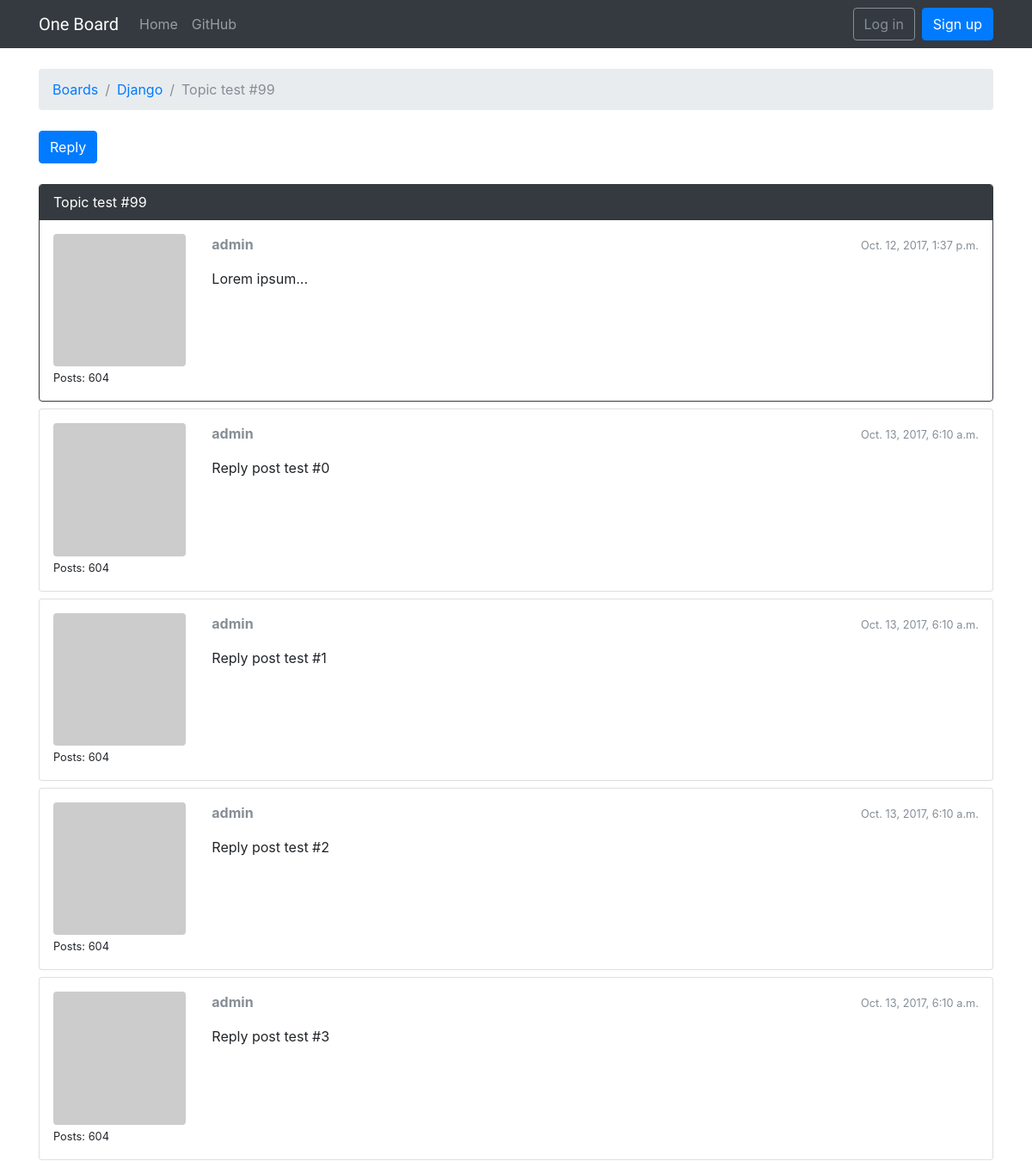
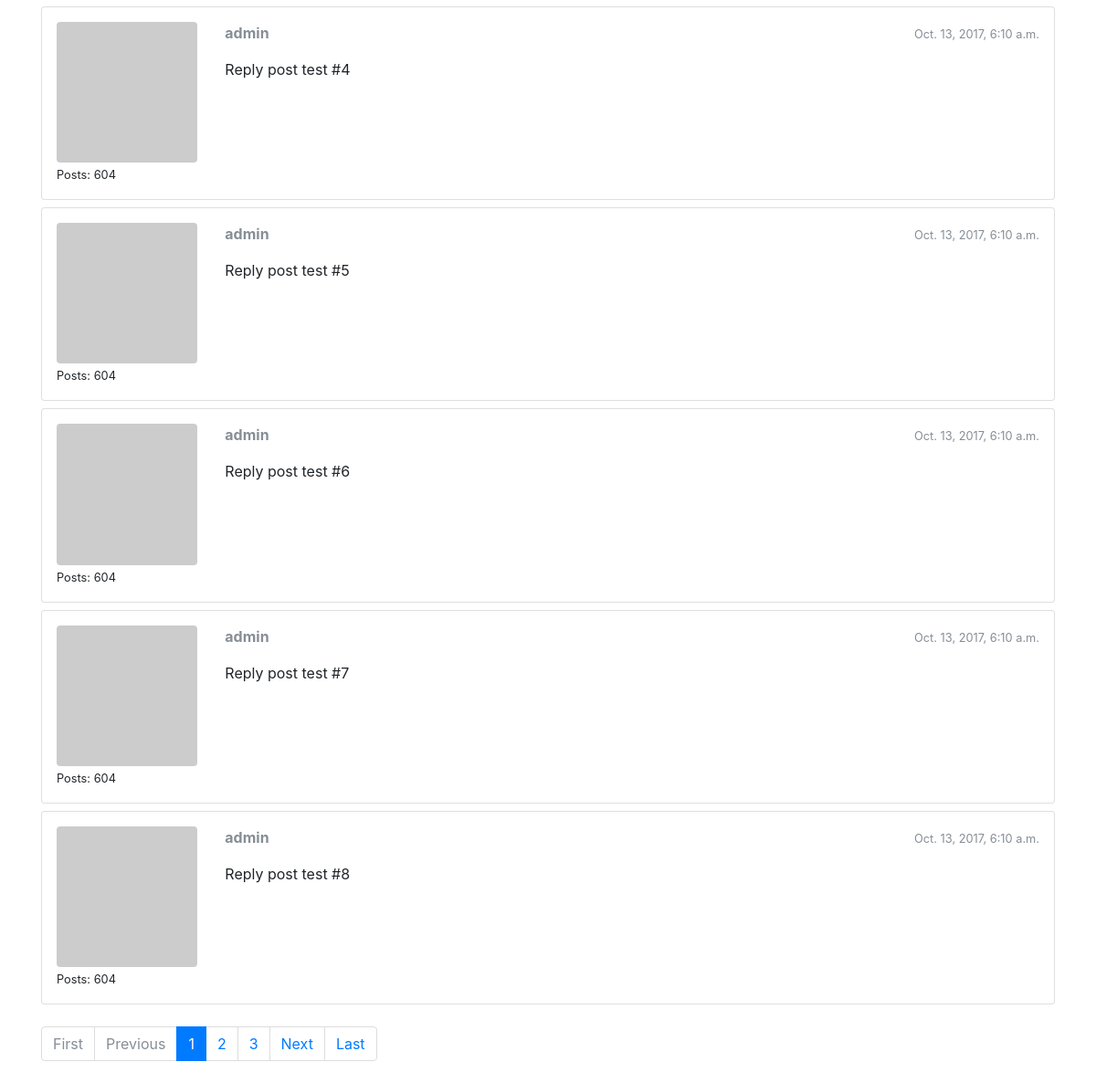
/boards/1/topics/110/, run on the app's committed database (2 pictures, top to bottom).
### boards/models.py (models this page shows, shortened)
class Topic(models.Model):
    subject = models.CharField(max_length=255)
    last_updated = models.DateTimeField(auto_now_add=True)
    board = models.ForeignKey(Board, related_name='topics')
    starter = models.ForeignKey(User, related_name='topics')
    views = models.PositiveIntegerField(default=0)

class Board(models.Model):
    name = models.CharField(max_length=30, unique=True)
    description = models.CharField(max_length=100)

class Post(models.Model):
    message = models.TextField(max_length=4000)
    topic = models.ForeignKey(Topic, related_name='posts')
    created_at = models.DateTimeField(auto_now_add=True)
    updated_at = models.DateTimeField(null=True)
    created_by = models.ForeignKey(User, related_name='posts')
    updated_by = models.ForeignKey(User, null=True, related_name='+')
    def get_message_as_markdown(self):
        return mark_safe(markdown(self.message, safe_mode='escape'))

### boards/views.py (the view)
# urls.py: url(r'^boards/(?P<pk>\d+)/topics/(?P<topic_pk>\d+)/$', views.PostListView.as_view(), name='topic_posts'),
class PostListView(ListView):
    model = Post
    context_object_name = 'posts'
    template_name = 'topic_posts.html'
    paginate_by = 10
    def get_context_data(self, **kwargs):
        session_key = 'viewed_topic_{}'.format(self.topic.pk)
        if not self.request.session.get(session_key, False):
            self.topic.views += 1
            self.topic.save()
            self.request.session[session_key] = True
        kwargs['topic'] = self.topic
        return super().get_context_data(**kwargs)
    def get_queryset(self):
        self.topic = get_object_or_404(Topic, board__pk=self.kwargs.get('pk'), pk=self.kwargs.get('topic_pk'))
        queryset = self.topic.posts.order_by('created_at')
        return queryset

### boards/templatetags/gravatar.py (called while the page is built)
@register.filter
def gravatar(user):
    email = user.email.lower().encode('utf-8')
    default = 'mm'
    size = 256
    url = 'https://www.gravatar.com/avatar/{md5}?{params}'.format(
        md5=hashlib.md5(email).hexdigest(),
        params=urlencode({'d': default, 's': str(size)})
    )
    return url

### templates/topic_posts.html (shortened to what this page needs)
{% extends 'base.html' %}
{% load gravatar %}
{% block breadcrumb %}
  <li class="breadcrumb-item"><a href="{% url 'home' %}">Boards</a></li>
  <li class="breadcrumb-item"><a href="{% url 'board_topics' topic.board.pk %}">{{ topic.board.name }}</a></li>
  <li class="breadcrumb-item active">{{ topic.subject }}</li>
{% endblock %}
{% block content %}
  <div class="mb-4">
    <a href="{% url 'reply_topic' topic.board.pk topic.pk %}" class="btn btn-primary" role="button">Reply</a>
  </div>
  {% for post in posts %}
    <div id="{{ post.pk }}" class="card {% if forloop.last %}mb-4{% else %}mb-2{% endif %} {% if forloop.first %}border-dark{% endif %}">
      {% if forloop.first %}
        <div class="card-header text-white bg-dark py-2 px-3">{{ topic.subject }}</div>
      {% endif %}
      <div class="card-body p-3">
        <div class="row">
          <div class="col-2">
            <img src="{{ post.created_by|gravatar }}" alt="{{ post.created_by.username }}" class="w-100 rounded">
            <small>Posts: {{ post.created_by.posts.count }}</small>
          </div>
          <div class="col-10">
            <div class="row mb-3">
              <div class="col-6">
                <strong class="text-muted">{{ post.created_by.username }}</strong>
              </div>
              <div class="col-6 text-right">
                <small class="text-muted">{{ post.created_at }}</small>
              </div>
            </div>
            {{ post.get_message_as_markdown }}
          </div>
        </div>
      </div>
    </div>
  {% endfor %}
  {% include 'includes/pagination.html' %}
{% endblock %}

### data on the page
Topic: board.name "Django", subject "Topic test #99"
Post: created_by.posts.count "604", created_by.username "admin", created_at "Oct. 12, 2017, 1:37 p.m.", get_message_as_markdown "Lorem ipsum..."
Post: created_by.posts.count "604", created_by.username "admin", created_at "Oct. 13, 2017, 6:10 a.m.", get_message_as_markdown "Reply post test #0"
Post: created_by.posts.count "604", created_by.username "admin", created_at "Oct. 13, 2017, 6:10 a.m.", get_message_as_markdown "Reply post test #1"
Post: created_by.posts.count "604", created_by.username "admin", created_at "Oct. 13, 2017, 6:10 a.m.", get_message_as_markdown "Reply post test #2"
Post: created_by.posts.count "604", created_by.username "admin", created_at "Oct. 13, 2017, 6:10 a.m.", get_message_as_markdown "Reply post test #3"
Post: created_by.posts.count "604", created_by.username "admin", created_at "Oct. 13, 2017, 6:10 a.m.", get_message_as_markdown "Reply post test #4"
Post: created_by.posts.count "604", created_by.username "admin", created_at "Oct. 13, 2017, 6:10 a.m.", get_message_as_markdown "Reply post test #5"
Post: created_by.posts.count "604", created_by.username "admin", created_at "Oct. 13, 2017, 6:10 a.m.", get_message_as_markdown "Reply post test #6"
Post: created_by.posts.count "604", created_by.username "admin", created_at "Oct. 13, 2017, 6:10 a.m.", get_message_as_markdown "Reply post test #7"
Post: created_by.posts.count "604", created_by.username "admin", created_at "Oct. 13, 2017, 6:10 a.m.", get_message_as_markdown "Reply post test #8"

### other printed values
{{ page_num }} "1"
{{ page_num }} "2" "3"
